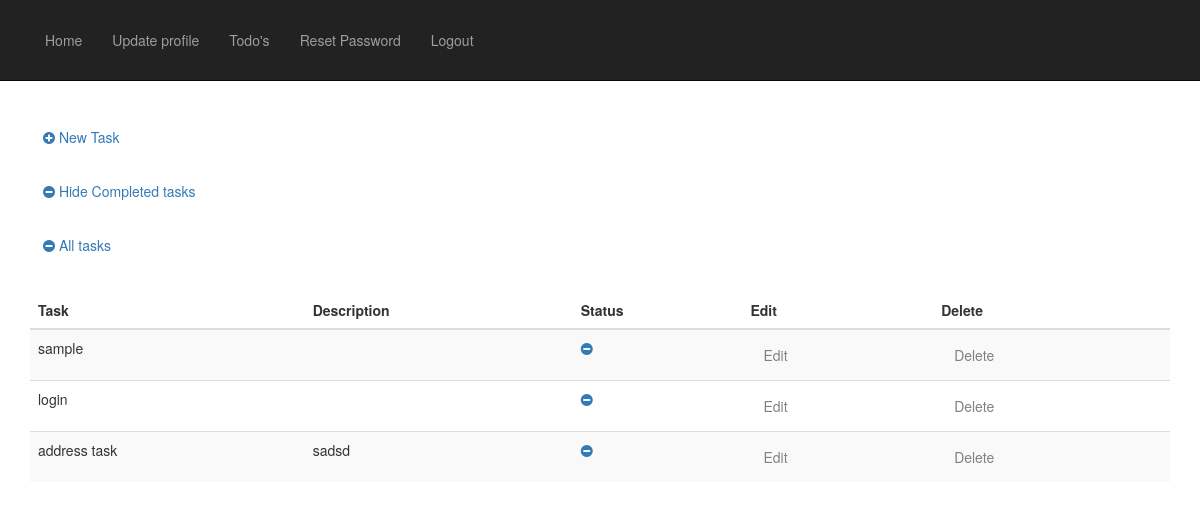
The app's page /accounts/hide_completed_todos/ (signed in) with its own data.
### useraccounts/models.py (models this page shows, shortened)
class Todos(models.Model):
    user = models.ForeignKey(User, on_delete=models.CASCADE)
    name = models.CharField(max_length=100,blank=False,null=False)
    description = models.CharField(max_length=255,blank=True,default="")
    done_by = models.CharField(max_length=100,blank=True)
    status = models.BooleanField(default=False)
    created_at = models.DateTimeField(auto_now_add=True)
    updated_at = models.DateTimeField(auto_now=True)

### useraccounts/views.py (the view)
@login_required
def HideTodos(request):
    todos = Todos.objects.filter(status = False)
    return render(request, 'todos.html', {'todos': todos})

### templates/todos.html (shortened to what this page needs)
{% extends "base.html" %}
{% block content %}
	<div>
	{% if form %}
		<h2> New Task</h2>
		<form method="post" action="#">
			{% csrf_token %}
			{{ form.as_p }}
			<input type="submit" value="Create Task" />
		</form>
	{% else %}
	<h3><a href="/accounts/newtodo/" class="btn"> <i class="fa fa-plus-circle"> </i> New Task </a></h3>
	<h3><a href="/accounts/hide_completed_todos/" class="btn"> <i class="fa fa-minus-circle"> </i> Hide Completed tasks</a></h3>
	<h3><a href="/accounts/todos/" class="btn"> <i class="fa fa-minus-circle"> </i> All tasks</a></h3>
	<br/>
	{% if todos %}
	<div>
	<table class="table table-striped">
		<thead>
			<tr>
				<th>Task</th>
				<th>Description</th>
				<th>Status</th>
				<th>Edit</th>
				<th>Delete</th>
			</tr>
		</thead>
		<tbody>
		{%for todo in todos%}
			<tr>
				<td>{{todo.name}}</td>
				<td>{{todo.description}}</td>
				<td>
					{% if todo.status %}
						<i class="fa fa-check"></i>
						<span>Done by {{todo.done_by}}</span>
					{% else %}
						<a href = "#" data-toggle="modal" data-target="#myModal"><i class="fa fa-minus-circle" data-id="{{todo.pk}}" onclick="getId({{todo.pk}})"></i></a>
					{% endif %}
				</td>
				<td>
					{% if request.user == todo.user %}
						<a href="/accounts/updatetodo/{{todo.id}}/" class="btn"> Edit </a>
					{% else %}
						<a href="#"  class="btn disable"> Edit </a>
					{% endif%}
				</td>
				<td>
					{% if request.user == todo.user %}
						<a href="/accounts/del_todo/{{todo.id}}/" class="btn" onclick="return confirm('Are you sure you want to delete this?')"> Delete </a>
					{% else %}
						<a href="#"  class="btn disable"> Delete </a>
					{% endif%}
				</td>
			</tr>
		{% endfor %}
		</tbody>
	</table>
	</div>
	{% endif %}
	{% endif %}
	</div>
{% endblock %}

### static/css/nav.css (style rules this page uses)
body { padding-top: 70px; }
@media (min-width:768px) { body { padding-top: 100px; } }
.disable { pointer-events: none; cursor: default; color: gray; }

### records on screen
Todos: name "sample", shows "Edit", shows "Delete"
Todos: name "login", shows "Edit", shows "Delete"
Todos: name "address task", description "sadsd", shows "Edit", shows "Delete"
